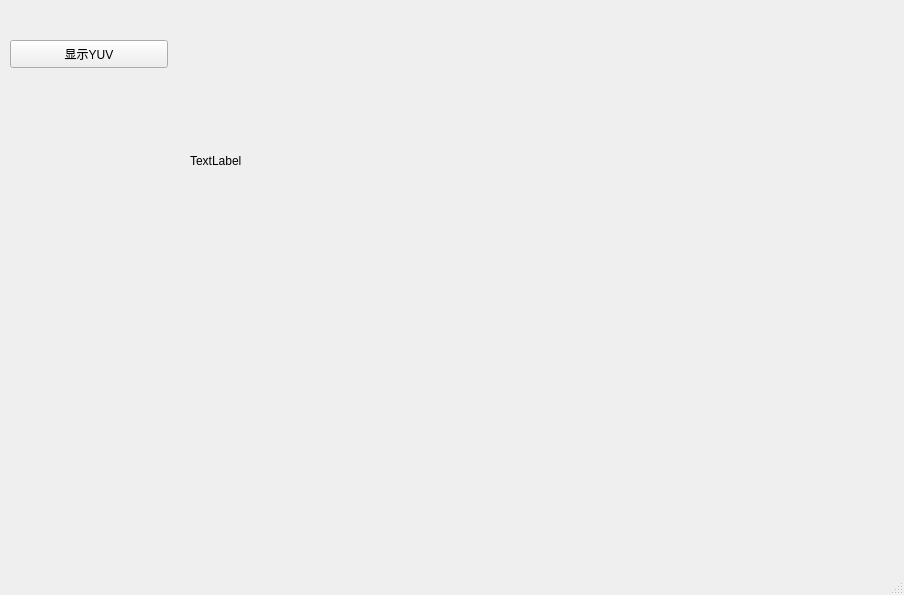
<?xml version="1.0" encoding="UTF-8"?>
<ui version="4.0">
 <class>MainWindow</class>
 <widget class="QMainWindow" name="MainWindow">
  <property name="geometry">
   <rect>
    <x>0</x>
    <y>0</y>
    <width>904</width>
    <height>595</height>
   </rect>
  </property>
  <property name="windowTitle">
   <string>MainWindow</string>
  </property>
  <widget class="QWidget" name="centralwidget">
   <widget class="QPushButton" name="displayBtn">
    <property name="geometry">
     <rect>
      <x>10</x>
      <y>40</y>
      <width>158</width>
      <height>28</height>
     </rect>
    </property>
    <property name="text">
     <string>显示YUV</string>
    </property>
   </widget>
   <widget class="QLabel" name="label">
    <property name="geometry">
     <rect>
      <x>190</x>
      <y>20</y>
      <width>500</width>
      <height>281</height>
     </rect>
    </property>
    <property name="text">
     <string>TextLabel</string>
    </property>
   </widget>
  </widget>
  <widget class="QMenuBar" name="menubar">
   <property name="geometry">
    <rect>
     <x>0</x>
     <y>0</y>
     <width>904</width>
     <height>25</height>
    </rect>
   </property>
  </widget>
  <widget class="QStatusBar" name="statusbar"/>
 </widget>
 <resources/>
 <connections/>
</ui>
